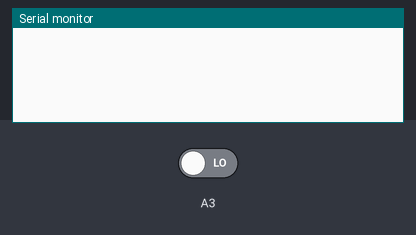
Recording of a sketch running on a simulated Arduino Uno, built with avr-gcc and run on an emulated ATmega328P. On the bench: the last lines printed to the serial monitor. Inputs (shaded band) come from the test bench; at power-on: A3 LOW.

Above: at 2.8 s.
2.9 s: A3 driven HIGH
At 3.8 s:
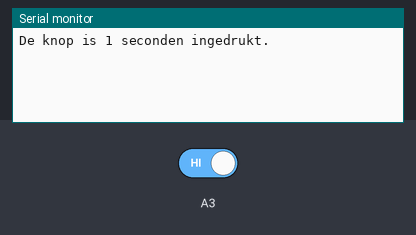
At 7.4 s:
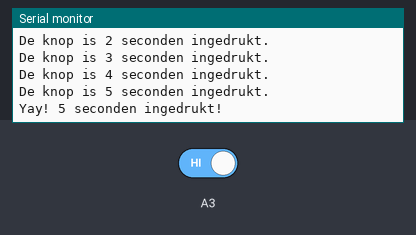
Timing chart, 0 to 8.9 s (numbered marks = the images above; inputs shaded):
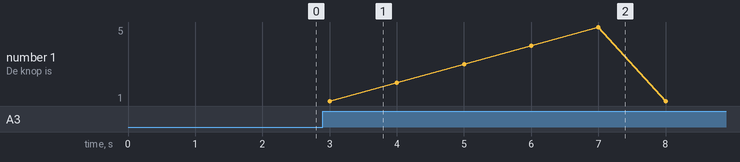

Measured:
- after the input at 2.9 s, the serial monitor: prints a new line after 0.10 s (image 1)

The sketch:

button_c.ino
```cpp
// Omdat we dit getal willen onthouden moeten we een variabele maken
// die buiten de setup() en loop() functies vallen.
int aantal;

void setup() {
  // put your setup code here, to run once:
  Serial.begin(57600);
  pinMode(A3, INPUT);

  // Hier zeggen we dat het aantal eerst 0 moet zijn.
  aantal = 0;
}

void loop() {

  // Opdracht C; Laat de Marvin nu het aantal seconden tellen dat de knop is ingedrukt.
  // ------------------------------

  // Eerst hebben we een variable nodig om het aantal in te bewaren

  // Met digitalRead lezen we een 1 (HIGH) of een 0 (LOW) van pin A3
  int val = digitalRead(A3);

  // Wanner de pin HIGH (1) is..
  if(val == HIGH) {

    // Als het knopje is ingedrukt, verhogen we aantal met 1
    aantal++;

    // Dan printen we het aantal seconden naar de Serial Monitor
    Serial.println("De knop is " + String(aantal) + " seconden ingedrukt.");
  } else {
    // Als de pin LOW is (knopje NIET ingedrukt), dan resetten we het aantal naar 0
    aantal = 0;
  }

  // EXTRA: Als we het knopje 5 seconden hebben ingedrukt..
  if(aantal >= 5) {
    // Reset dan het aantal weer naar 0
    aantal = 0;

    // En print de geheime message
    Serial.println("Yay! 5 seconden ingedrukt!");
  }

  // Nu een seconde wachten
  delay(1000);
}
```
